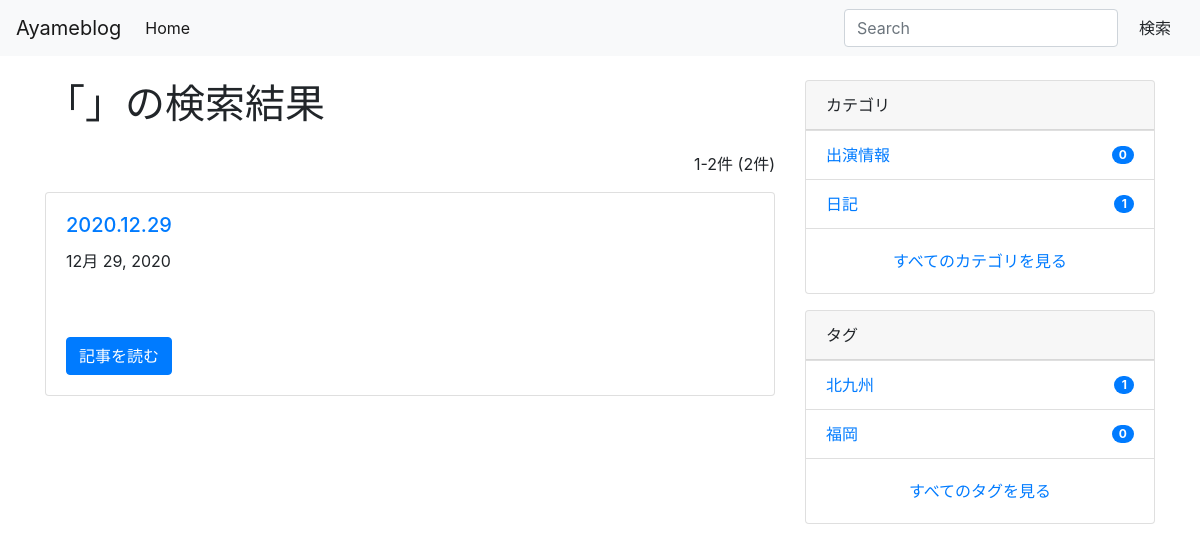
The app's page /search/, older data.
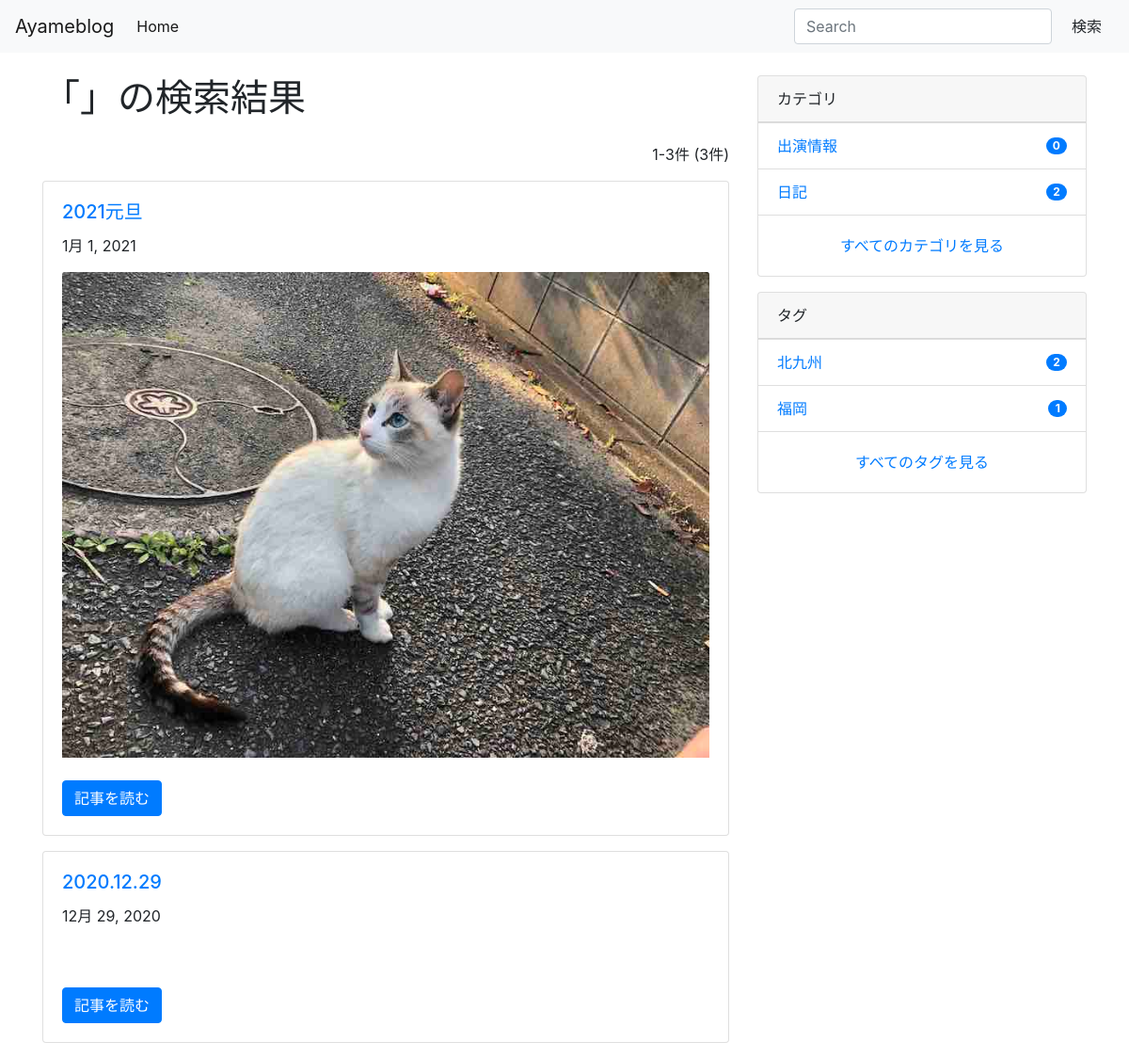
The same page, newer data.
### blog/models.py (models this page shows, shortened)
class Post(models.Model):
    category = models.ForeignKey(Category, on_delete=models.PROTECT)
    tags = models.ManyToManyField(Tag, blank=True)
    title = models.CharField(max_length=255)
    content = models.TextField()
    description = models.TextField(blank=True)
    created_at = models.DateTimeField(auto_now_add=True)
    updated_at = models.DateTimeField(blank=True, null=True)
    published_at = models.DateTimeField(blank=True, null=True)
    is_public = models.BooleanField(default=False)
    image = models.ImageField(upload_to='post_images/', null=True, blank=True)
    class Meta:
        ordering = ['-created_at']

class Category(models.Model):
    name = models.CharField(max_length=255)
    slug = models.SlugField(unique=True)
    timestamp = models.DateTimeField(auto_now_add=True)

class Tag(models.Model):
    name = models.CharField(max_length=255)
    slug = models.SlugField(unique=True)
    timestamp = models.DateTimeField(auto_now_add=True)

### blog/views.py (the view)
# urls.py: path('search/', SearchPostView.as_view(), name='search_post'),
class SearchPostView(ListView):
    model = Post
    template_name = 'blog/search_post.html'
    paginate_by = 3
    def get_queryset(self):
        query = self.request.GET.get('q', None)
        lookups = (
            Q(title__icontains=query) |
            Q(content__icontains=query) |
            Q(category__name__icontains=query) |
            Q(tags__name__icontains=query)
            )
        if query is not None:
            qs = super().get_queryset().filter(lookups).distinct()
            return qs
        qs = super().get_queryset()
        return qs
    def get_context_data(self, **kwargs):
        context = super().get_context_data(**kwargs)
        query = self.request.GET.get('q')
        context['query'] = query
        return context

### ayameblog/context_processors.py (called while the page is built)
def common(request):
    context = {
        'categories': Category.objects.annotate(
            num_posts=Count('post', filter=Q(post__is_public=True))),
        'tags': Tag.objects.annotate(
            num_posts=Count('post', filter=Q(post__is_public=True))),
    }
    return context

### blog/templates/blog/search_post.html (shortened to what this page needs)
{% extends 'base.html' %}
{% block content %}
<div class="container">
  <div class="row">
    <main class="col-md-8">
      <h1 class="mb-4">「{% if query %}{{ query }}{% endif %}」の検索結果</h1>
      <p class="text-right">{{ page_obj.start_index }}-{{ page_obj.end_index }}件 ({{ paginator.count }}件)</p>
      {% include "blog/snippets/main_post_list.html" %}
    </main>
    <aside class="col-md-4">
      {% include "blog/snippets/sidebar.html" %}
    </aside>
  </div>
</div>
{% endblock %}

### blog/templates/blog/snippets/main_post_list.html (shortened to what this page needs)
{% for post in object_list %}
{% if user.is_authenticated or post.is_public %}
<div class="card mb-3">
  <div class="card-body">
    <a href="{% url 'blog:post_detail' post.id %}">
      <h5 class="card-title">{{ post.title }}</h5>
    </a>
    <p class="card-text">{{ post.published_at|date }}</p>
    {% if post.image %}
    <a href="{% url 'blog:post_detail' post.id %}">
      <img class="card-img-top" src="{{ post.image.url }}" alt="{{ post.title }}">
    </a>
    {% endif %}
    <br>
    <br>
    <a href="{% url 'blog:post_detail' post.id %}" class="btn btn-primary">記事を読む</a>
  </div>
</div>
{% endif %}
{% empty %}
<p>まだ投稿はありません。</p>
{% endfor %}

### blog/templates/blog/snippets/sidebar.html
<div class="card mb-3">
    <div class="card-header">
      カテゴリ
    </div>
    <ul class="list-group list-group-flush">
      {% for category in categories|dictsort:"id" %}
      <li class="list-group-item d-flex justify-content-between align-items-center">
        <a href="{% url 'blog:category_post' category.slug %}" class="card-link">{{ category.name }}</a>
        <span class="badge badge-primary badge-pill">{{ category.num_posts }}</span>
      </li>
      {% endfor %}
    </ul>
    <div class="card-body text-center">
      <a href="{% url 'blog:category_list' %}" class="card-link">すべてのカテゴリを見る</a>
    </div>
  </div>
  <div class="card">
    <div class="card-header">
      タグ
    </div>
    <ul class="list-group list-group-flush">
      {% for tag in tags|dictsortreversed:"num_posts"|slice:":5" %}
      <li class="list-group-item d-flex justify-content-between align-items-center">
        <a href="{% url 'blog:tag_post' tag.slug %}" class="card-link">{{ tag.name }}</a>
        <span class="badge badge-primary badge-pill">{{ tag.num_posts }}</span>
      </li>
      {% endfor %}
    </ul>
    <div class="card-body text-center">
      <a href="{% url 'blog:tag_list' %}" class="card-link">すべてのタグを見る</a>
    </div>
  </div>

Row changes from the older to the newer data that the page shows:
added Post: title "2021元旦", published_at "1月 1, 2021", image (picture)
computed for Category "日記": num_posts "1" → "2"
computed for Tag "北九州": num_posts "1" → "2"
computed for Tag "福岡": num_posts "0" → "1"
Text that changed along with them:
{{ page_obj.end_index }}: "2" → "3"
{{ paginator.count }}: "2" → "3"
